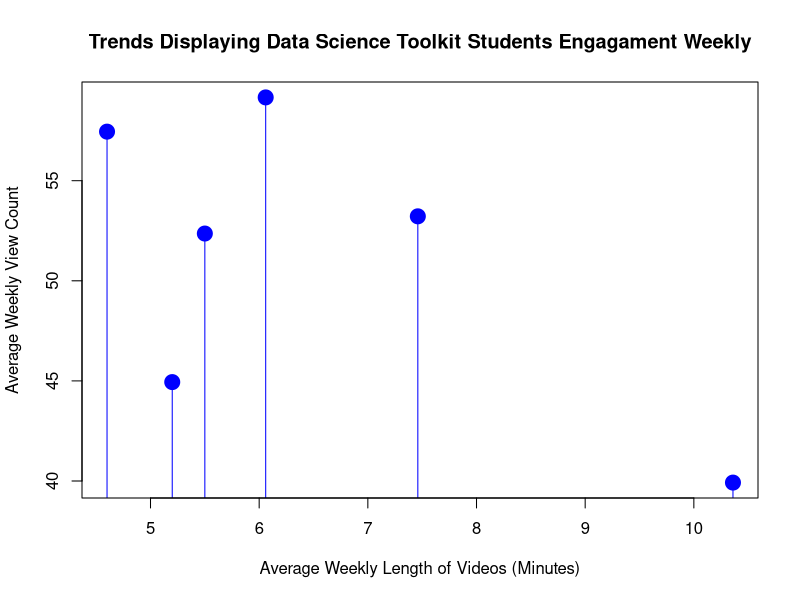
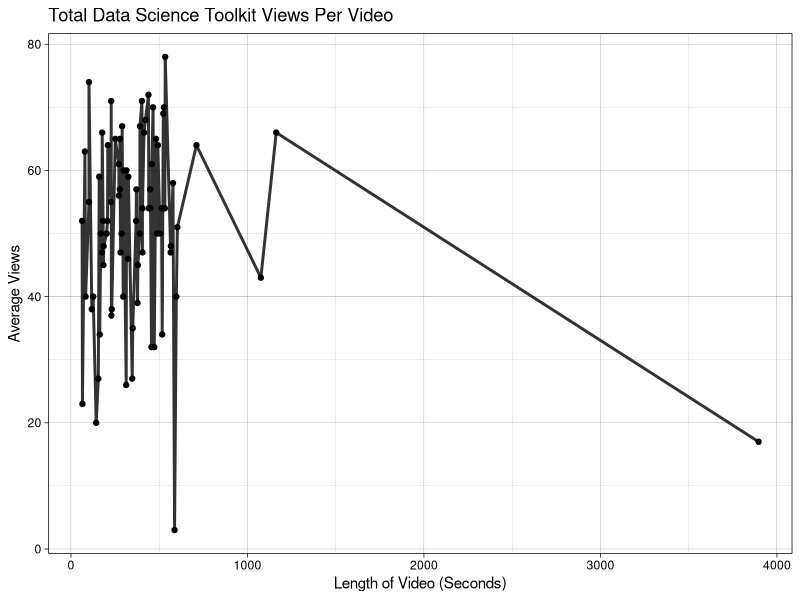

These charts were generated, in order, by the following R code:
## ---- chunk 1
knitr::opts_chunk$set(echo = TRUE)
## ---- chunk 2
# load libraries

library(ggplot2)
library(data.table) #fast way to load csv data
# load the data and create vectors
engage_data <- fread("course_engagement.csv") #in conjunction with library(data.table to load csv)
## ---- chunk 3
#creating data variables
a_val <- engage_data$unique_viewers
b_val <- engage_data$length
week_val <- engage_data$week
views_val <- engage_data$views
views_test <- views_val
z_val <- engage_data$topic

length_sec <- c(711,287,1076,3896,347,323,229,65,155,597,169,102,126,290,566,377,527,102,482,325,534,422,315,298,63,513,207,402,209,603,441,231,587,227,177,523,391,228,414,251,271,182,371,79,1163,488,405,176,505,277,369,565,451,465,492,160,578,449,281,296,456,390,184,439,458,532,277,272,83,202,405,185,379,118,163,350,517,472,313,143)

len_sec <- c(711,287,1076,3896,347,323,229,65,155,597,169,102,126,290,566,377,527,102,482,325,534,422,315,298,63,513,207,402,209,603,441,231,587,227,177,523,391,228,414,251,271,182,371,79,1163,488,405,176,505,277,369,565,451,465,492,160,578,449,281,296,456,390,184,439,458,532,277,272,83,202,405,185,379,118,163,350,517,472,313,143)

#average 10 views per length of video

avg_views <- .colMeans(views_test, 10, length(views_test) / 10) 
avg_sec <- .colMeans(len_sec, 10, length(len_sec) / 10)

#engagement scatterplot

avg_length_6_weeks <- c(621.77,363.53,275.91,447.44,329.81,312.24)

avg_views_6_weeks <- c(39.92,59.16,57.45,53.22,52.36,44.94)

avg_length_videos_min <- c(10.36,6.06,4.6,7.46,5.5,5.2)

weeks_avg <- c(1,2,3,4,5,6)


#length_val <- as.POSIXct(length_num, format = '%H:M:%S') #ask David

  # Convert one variable to numeric

## ---- chunk 4
plot_1 <- plot(avg_length_videos_min,avg_views_6_weeks, xlab = "Average Weekly Length of Videos (Minutes)", ylab = "Average Weekly View Count", main = "Trends Displaying Data Science Toolkit Students Engagament Weekly", type = "h", col = "blue") +
points(avg_length_videos_min,avg_views_6_weeks, cex = 2, pch = 19, col ="blue")

plot_1
## ---- chunk 5
scatter_2 <- ggplot(engage_data, aes(x=len_sec, y=views_test)) + geom_point() + theme_linedraw() + geom_line(size = 1, alpha = 0.8, linetype = 1) + xlab("Length of Video (Seconds)") + ylab("Average Views") + ggtitle("Total Data Science Toolkit Views Per Video")

scatter_2
